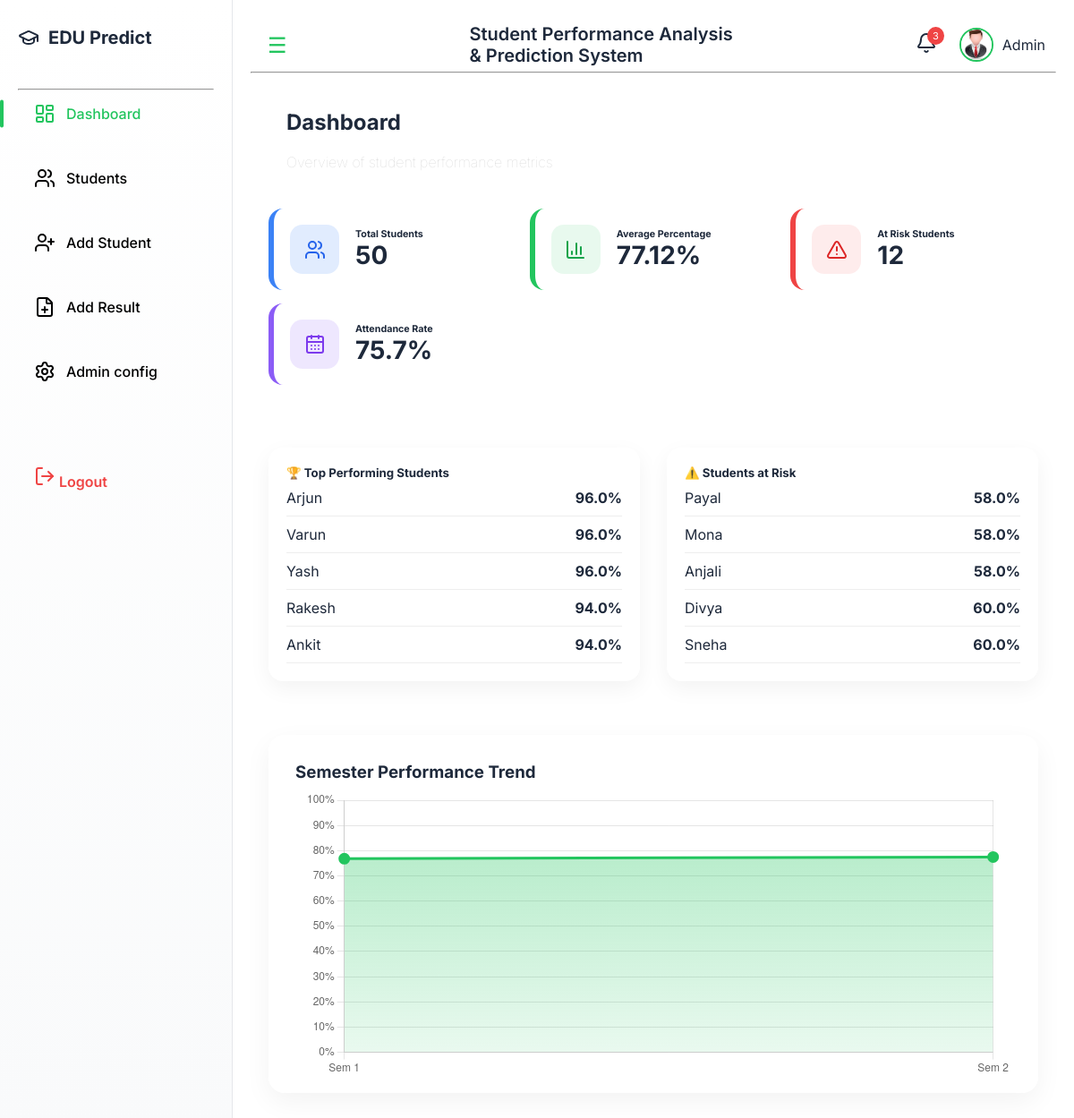
The page / (signed in) on the database its author committed.
### tables this page shows
CREATE TABLE std_list (
            roll TEXT,
            name TEXT,
            branch TEXT,
            admission_year INTEGER,
            user_id INTEGER,
            PRIMARY KEY (roll, branch,user_id,admission_year)
        );

### routes/dashboard.py (the view)
@dashboard_bp.route("/")
@login_required
def home():
    user_id = session["user_id"]
    conn = get_db()
    total = conn.execute(
        "SELECT COUNT(*) FROM std_list WHERE user_id=?",
        (user_id,)
    ).fetchone()[0]
    avg_pct = conn.execute("""
        SELECT ROUND(AVG(r.percentage), 2)
        FROM results r
        JOIN std_list s
        ON r.roll = s.roll AND r.branch = s.branch
        WHERE s.user_id=?
    """, (user_id,)).fetchone()[0] or 0
    avg_att = conn.execute("""
        SELECT ROUND(AVG(r.attendance), 2)
        FROM results r
        JOIN std_list s
        ON r.roll = s.roll AND r.branch = s.branch
        WHERE s.user_id=?
    """, (user_id,)).fetchone()[0] or 0
    high_risk_count = conn.execute("""
        SELECT COUNT(*)
        FROM results r
        JOIN std_list s
        ON r.roll = s.roll AND r.branch = s.branch
        WHERE s.user_id=? AND r.risk='High'
    """, (user_id,)).fetchone()[0]
    top_students = conn.execute("""
        SELECT s.name, r.roll, MAX(r.percentage) as best
        FROM results r
        JOIN std_list s
        ON r.roll = s.roll AND r.branch = s.branch
        WHERE s.user_id=?
        GROUP BY r.roll, r.branch
        ORDER BY best DESC
        LIMIT 5
    """, (user_id,)).fetchall()
    weak_students = conn.execute("""
        SELECT s.name, r.roll, MAX(r.percentage) as best
        FROM results r
        JOIN std_list s
        ON r.roll = s.roll AND r.branch = s.branch
        WHERE s.user_id=?
        GROUP BY r.roll, r.branch
        ORDER BY best ASC
        LIMIT 5
    """, (user_id,)).fetchall()
    data = conn.execute("""
        SELECT semester, ROUND(AVG(r.percentage), 2) as avgp
        FROM results r
        JOIN std_list s
        ON r.roll = s.roll AND r.branch = s.branch
        WHERE s.user_id=?
        GROUP BY semester
    """, (user_id,)).fetchall()
    username=session.get("username","User")
    conn.close()
    semesters = [f"Sem {row['semester']}" for row in data]
    averages = [row["avgp"] for row in data]
    return render_template(
        "dashboard.html",
        total=total,
        semesters=semesters,
        averages=averages,
        top_students=top_students,
        weak_students=weak_students,
        avg_pct=avg_pct,
        avg_att=avg_att,
        high_risk_count=high_risk_count,
        username=username
    )

### services/auth_login.py (called while the page is built)
def login_required(func):
    @wraps(func)
    def wrapper(*args, **kwargs):
        if "user_id" not in session:
            return redirect(url_for("auth.login"))
        return func(*args, **kwargs)
    return wrapper

### services/utility.py (called while the page is built)
def get_db():
    db_path = os.path.join(BASE_DIR, "../students.db")
    conn = sqlite3.connect(db_path)
    conn.row_factory = sqlite3.Row
    return conn

### templates/dashboard.html
{% extends "base.html" %}
{% block content %}
<div class="info-cards">
    <div>
<h2>Dashboard</h2><br>
<p>Overview of student performance metrics</p>
    </div>
    </div>
<div class="cards">
    <div class="card card-blue">
        <div class="card-icon blue">
            <i data-lucide="users"></i>
        </div>
        <div>
            <h6>Total Students</h6>
            <h2>{{ total }}</h2>
        </div>
    </div>
    <div class="card card-green">
        <div class="card-icon green">
            <i data-lucide="bar-chart-3"></i>
        </div>
        <div>
            <h6>Average Percentage</h6>
            <h2>{{ avg_pct }}%</h2>
        </div>
    </div>
    <div class="card card-red">
        <div class="card-icon red">
            <i data-lucide="alert-triangle"></i>
        </div>
        <div>
            <h6>At Risk Students</h6>
            <h2>{{ high_risk_count  }}</h2>
        </div>
    </div>
    <div class="card card-purple">
        <div class="card-icon purple">
            <i data-lucide="calendar-days"></i>
        </div>
        <div>
            <h6>Attendance Rate</h6>
            <h2>{{ avg_att }}%<h2>
        </div>
    </div>
</div>
        <br><br>
<div class="student-section">
    <div class="side-card">
        <h5>🏆 Top Performing Students</h5>
        <ul class="student-list">
            {% for s in top_students %}
            <li>
                <span>{{ s.name }}</span>
                <span class="score">{{ s.best }}%</span>
            </li>
            {% endfor %}
        </ul>
    </div>
    <div class="side-card">
        <h5>⚠️ Students at Risk</h5>
        <ul class="student-list">
            {% for s in weak_students %}
            <li>
                <span>{{ s.name }}</span>
                <span class="score">{{ s.best }}%</span>
            </li>
            {% endfor %}
        </ul>
    </div>
    <div class="chart-card full-chart">
    <h3>Semester Performance Trend</h3>
    <canvas id="semesterChart"></canvas>
</div>
</div>
<script>
const ctx = document.getElementById('semesterChart').getContext('2d');
const gradient = ctx.createLinearGradient(0,0,0,400);
gradient.addColorStop(0,"rgba(34,197,94,0.4)");
gradient.addColorStop(1,"rgba(34,197,94,0)");
new Chart(ctx,{
    type:'line',
    data:{
        labels: {{ semesters | tojson }},
        datasets:[{
            label:'Average Performance',
            data: {{ averages | tojson }},
            borderColor:'#22c55e',
            backgroundColor: gradient,
            fill:true,
            tension:0.4,
            pointBackgroundColor:'#22c55e',
            pointRadius:5,
            borderWidth:3
        }]
    },
    options:{
        responsive:true,
        maintainAspectRatio:false,
        layout:{
        padding:{
            top:20,
            right:10,
            left:10,
            bottom:10
        }
        },
plugins:{
    legend:{
        display:false
    },
    tooltip:{
        enabled:true
    }
},
        scales:{
            y:{
                beginAtZero:true,
                max:100,
                ticks:{
                    callback:function(value){
                        return value + "%";
                    }
                }
            }
        }
    }
});
</script>
{% endblock %}

### templates/base.html (shortened to what this page needs)
<!DOCTYPE html>
<html lang="en">
<head>
    <link rel="stylesheet" href="{{ url_for('static', filename='styles.css') }}">
</head>
<body>
<div class="layout">
    <aside class="sidebar" id="sidebar">
        <h3 class="logo">
            <i data-lucide="graduation-cap"></i>
            EDU Predict
        </h3><hr>
        <nav id="side-menu">
            <a href="{{ url_for('dashboard.home') }}"
               class="nav-link {% if request.endpoint and request.endpoint.startswith('dashboard.home') %}active{% endif %}">
                <i data-lucide="layout-dashboard"></i>
                Dashboard
            </a>
            <a href="{{ url_for('students.students') }}"
               class="nav-link {% if request.endpoint and request.endpoint.startswith('students.students') %}active{% endif %}">
                <i data-lucide="users"></i>
                Students
            </a>
            <a href="{{ url_for('students.add_student') }}"
               class="nav-link {% if request.endpoint and request.endpoint.startswith('students.add_student') %}active{% endif %}">
                <i data-lucide="user-plus"></i>
                Add Student
            </a>
            <a href="{{ url_for('results.add_result') }}"
               class="nav-link {% if request.endpoint and request.endpoint.startswith('results.add_result') %}active{% endif %}">
                <i data-lucide="file-plus"></i>
                Add Result
            </a>
            <a href="{{ url_for('admin_panel.admin_panel') }}"
               class="nav-link {% if request.endpoint and request.endpoint.startswith('admin_panel.admin_panel') %}active{% endif %}">
                <i data-lucide="settings"></i>
                Admin config
            </a>
            <a href="{{ url_for('auth.logout') }}" class="nav-link logout">
                <i data-lucide="log-out"></i>
                Logout
            </a>
        </nav>
    </aside>
    <section class="main-wrapper">
        <header class="topbar">
            <div class="mobile-topbar">
            <button aria-label="Open menu" id="mobile-menu" class="hamburger-btn" >
                <span>☰</span>
            </button>
            </div>
            <h4 class="page-title">Student Performance Analysis<br> & Prediction System</h4>
            <div class="topbar-right">
                <div class="notification">
                    <i data-lucide="bell"></i>
                    <span class="badge-notify">3</span>
                </div>
                <div class="admin-profile">
                    <img src="{{ url_for('static', filename='admin.jpg') }}" alt="Admin">
                    <span>{{ username }}</span>
                </div>
            </div>
        </header><hr>
        <main class="content-wrapper">
            {% block content %}{% endblock %}
        </main>
    </section>
</div>
</body>
</html>

### rows shown on the page
std_list: name "Arjun", best "96.0"
std_list: name "Varun", best "96.0"
std_list: name "Yash", best "96.0"
std_list: name "Rakesh", best "94.0"
std_list: name "Ankit", best "94.0"
std_list: name "Payal", best "58.0"
std_list: name "Mona", best "58.0"
std_list: name "Anjali", best "58.0"
std_list: name "Divya", best "60.0"
std_list: name "Sneha", best "60.0"

### other values the page prints
{{ username }} "Admin"
{{ total }} "50"
{{ avg_pct }} "77.12"
{{ high_risk_count }} "12"
{{ avg_att }} "75.7"
chart data {{ averages | tojson }} [76.81, 77.48]
